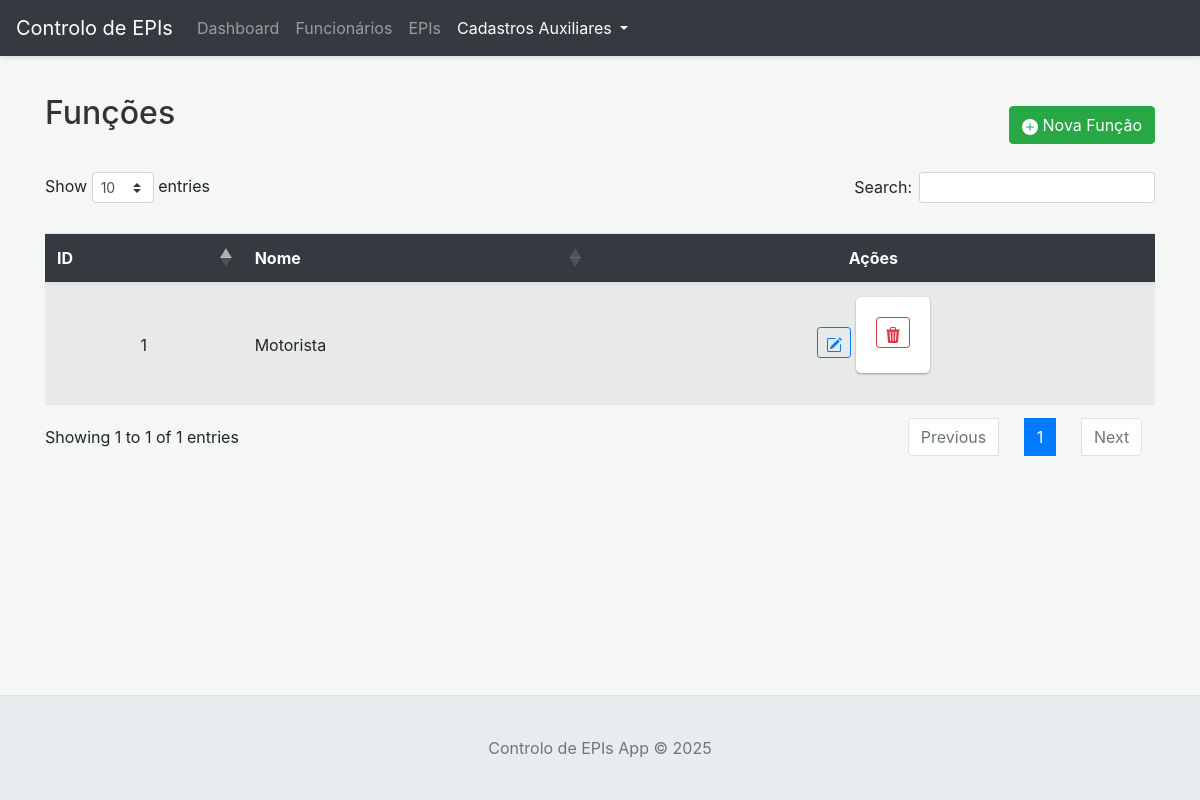
Page /funcoes on the earlier database version.
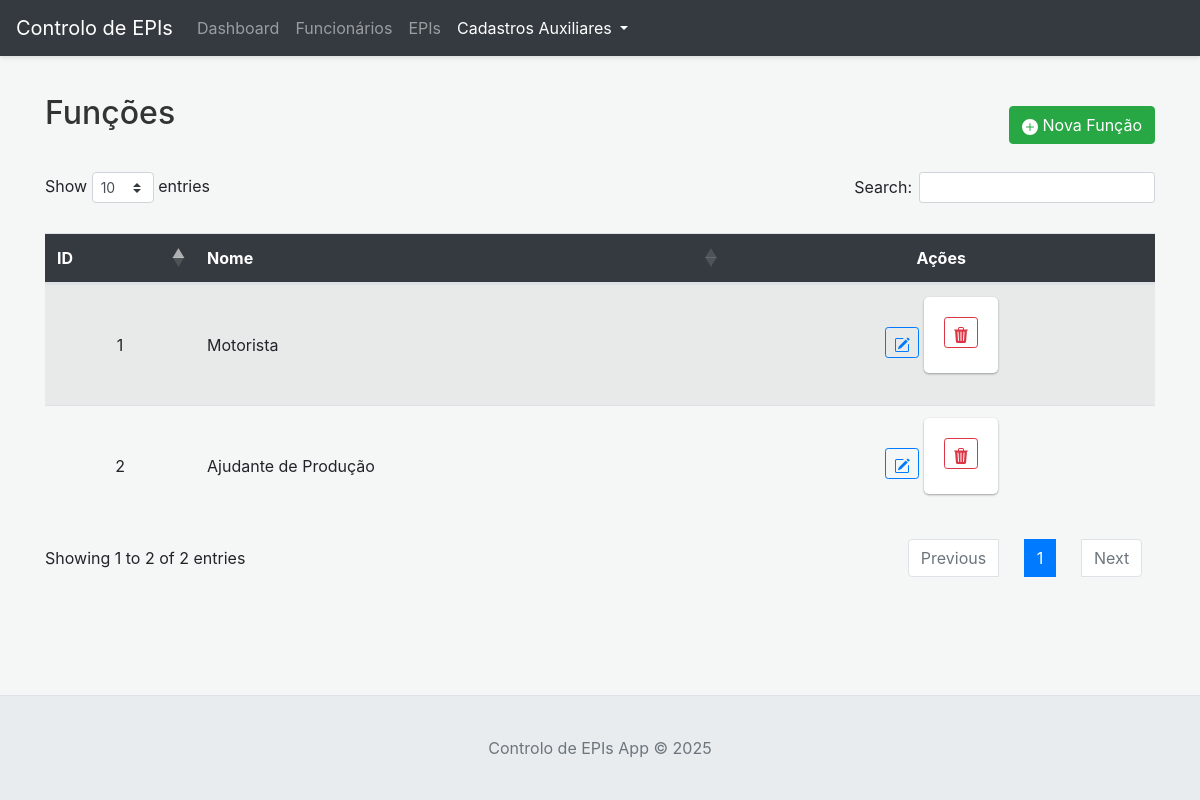
Same page on the later database version.
### tables this page shows
CREATE TABLE funcoes (
                id INTEGER PRIMARY KEY AUTOINCREMENT,
                nome TEXT NOT NULL UNIQUE
            );

### app.py (the view)
@app.route('/funcoes')
def listar_funcoes():
    funcoes = db.get_all_funcoes()
    return render_template('funcoes.html', funcoes=funcoes or [])

### app.py (called while the page is built)
@app.context_processor
def inject_now():
    return {'now': datetime.datetime.now(datetime.timezone.utc)}

### database.py (called while the page is built)
    def _get_conn(self):
        conn = sqlite3.connect(self.db_path)
        conn.row_factory = sqlite3.Row
        conn.execute("PRAGMA foreign_keys = ON;")
        return conn

    def get_all_funcoes(self):
        query = "SELECT * FROM funcoes ORDER BY nome"
        return self.execute_query(query, fetch_all=True)

### templates/funcoes.html (shortened to what this page needs)
{% extends "base.html" %}
{% block content %}
<div class="d-flex justify-content-between align-items-center mb-3">
    <h2>Funções</h2>
    <button type="button" class="btn btn-success" data-toggle="modal" data-target="#modalFuncao" id="btnNovaFuncao">
        <svg xmlns="http://www.w3.org/2000/svg" width="16" height="16" fill="currentColor" class="bi bi-plus-circle-fill" viewBox="0 0 16 16">
            <path d="M16 8A8 8 0 1 1 0 8a8 8 0 0 1 16 0zM8.5 4.5a.5.5 0 0 0-1 0v3h-3a.5.5 0 0 0 0 1h3v3a.5.5 0 0 0 1 0v-3h3a.5.5 0 0 0 0-1h-3v-3z"/>
        </svg>
        Nova Função
    </button>
</div>
{% if funcoes %}
<div class="table-responsive">
    <table class="table table-striped table-hover" id="tabelaFuncoes">
        <thead>
            <tr>
                <th>ID</th>
                <th class="text-left-override">Nome</th>
                <th>Ações</th>
            </tr>
        </thead>
        <tbody>
            {% for func in funcoes %}
            <tr>
                <td>{{ func.id }}</td>
                <td class="text-left-override">{{ func.nome }}</td>
                <td>
                    <div class="action-buttons">
                        <button type="button" class="btn btn-sm btn-outline-primary btn-editar-funcao" title="Editar"
                                data-toggle="modal" data-target="#modalFuncao" data-id="{{ func.id }}" data-nome="{{ func.nome }}">
                        </button>
                        <form action="{{ url_for('excluir_funcao', func_id=func.id) }}" method="POST" style="display:inline;" onsubmit="return confirm('Tem certeza que deseja excluir esta função? Funcionários associados terão a função removida.');">
                            <button type="submit" class="btn btn-sm btn-outline-danger" title="Excluir">
                            </button>
                        </form>
                    </div>
                </td>
            </tr>
            {% endfor %}
        </tbody>
    </table>
</div>
{% else %}
<div class="alert alert-info mt-3" role="alert">
    Nenhuma função cadastrada.
</div>
{% endif %}
{% endblock %}

Differences in the rows shown:
added funcoes: id "2", nome "Ajudante de Produção"
Other differences:
text written by a page script: "Show entries Search: Showing 1 to 1 of 1 entries Previous 1 Next" → "Show entries Search: Showing 1 to 2 of 2 entries Previous 1 Next"
